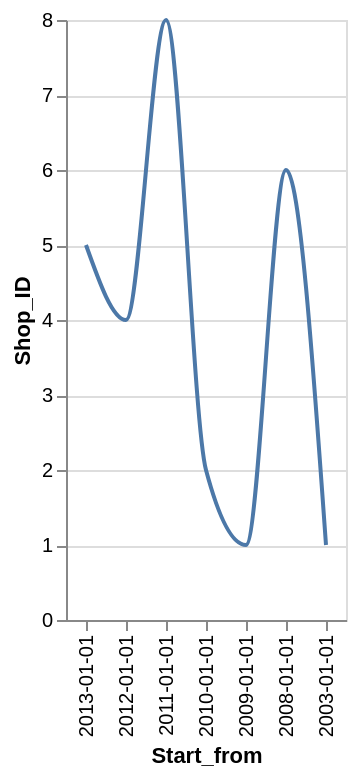

Here is the Vega-Lite specification saved for this chart:
### Vega-Lite specification from a JSON file in a GitHub repository (floating-point values rounded to 4 significant figures)
{"data": {"values": [{"x_data": "2009-01-01", "y_data": 1}, {"x_data": "2003-01-01", "y_data": 1}, {"x_data": "2011-01-01", "y_data": 8}, {"x_data": "2012-01-01", "y_data": 4}, {"x_data": "2013-01-01", "y_data": 5}, {"x_data": "2010-01-01", "y_data": 2}, {"x_data": "2008-01-01", "y_data": 6}]}, "mark": {"type": "line", "interpolate": "monotone"}, "encoding": {"x": {"field": "x_data", "type": "nominal", "title": "Start_from", "sort": "descending"}, "y": {"field": "y_data", "type": "quantitative", "title": "Shop_ID"}}}
